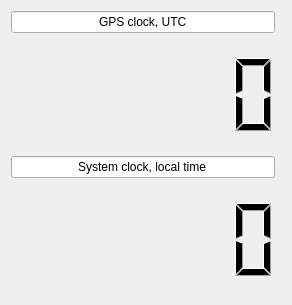
<?xml version="1.0" encoding="UTF-8"?>
<ui version="4.0">
 <author>Jim Morris</author>
 <class>ClockForm</class>
 <widget class="QWidget" name="ClockForm">
  <property name="geometry">
   <rect>
    <x>0</x>
    <y>0</y>
    <width>292</width>
    <height>305</height>
   </rect>
  </property>
  <layout class="QGridLayout" name="gridLayout">
   <item row="5" column="0" colspan="2">
    <widget class="QLCDNumber" name="systemTime">
     <property name="frameShape">
      <enum>QFrame::NoFrame</enum>
     </property>
     <property name="numDigits">
      <number>6</number>
     </property>
     <property name="segmentStyle">
      <enum>QLCDNumber::Filled</enum>
     </property>
    </widget>
   </item>
   <item row="3" column="0" colspan="2">
    <widget class="QLCDNumber" name="gpsTime">
     <property name="frameShape">
      <enum>QFrame::NoFrame</enum>
     </property>
     <property name="numDigits">
      <number>6</number>
     </property>
     <property name="segmentStyle">
      <enum>QLCDNumber::Filled</enum>
     </property>
    </widget>
   </item>
   <item row="2" column="0">
    <widget class="QLineEdit" name="lineEdit">
     <property name="text">
      <string>GPS clock, UTC</string>
     </property>
     <property name="alignment">
      <set>Qt::AlignCenter</set>
     </property>
     <property name="readOnly">
      <bool>true</bool>
     </property>
    </widget>
   </item>
   <item row="4" column="0">
    <widget class="QLineEdit" name="lineEdit_2">
     <property name="text">
      <string>System clock, local time</string>
     </property>
     <property name="alignment">
      <set>Qt::AlignCenter</set>
     </property>
     <property name="readOnly">
      <bool>true</bool>
     </property>
    </widget>
   </item>
  </layout>
  <action name="actionQuit">
   <property name="text">
    <string>Quit</string>
   </property>
  </action>
 </widget>
 <resources/>
 <connections/>
</ui>
